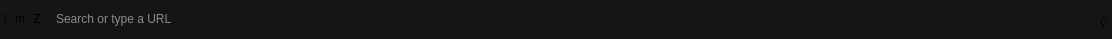
<?xml version="1.0" encoding="UTF-8"?>
<ui version="4.0">
 <class>nav_bar</class>
 <widget class="QWidget" name="nav_bar">
  <property name="geometry">
   <rect>
    <x>0</x>
    <y>0</y>
    <width>1112</width>
    <height>39</height>
   </rect>
  </property>
  <property name="sizePolicy">
   <sizepolicy hsizetype="Preferred" vsizetype="Maximum">
    <horstretch>0</horstretch>
    <verstretch>0</verstretch>
   </sizepolicy>
  </property>
  <property name="autoFillBackground">
   <bool>true</bool>
  </property>
  <property name="styleSheet">
   <string notr="true">QWidget {
	border: 0px;
	background-color: rgb(21, 21, 21);
}
QPushButton {
	background-color: rgba(0, 0, 0, 0);
	color: /nav_bar_accent_color/;
	border: 0px;
	font: 24px &quot;dripicons-v2&quot;;
	margin: 2px;
	padding: 2px;
}
QPushButton:hover {
	background-color: /nav_bar_hover_color/;
	border-radius: 10px;
}
QPushButton:pressed {
	padding-top: 4px;
	padding-left: 4px;
}
QLineEdit {
	background-color: /url_bar_bg_color/;
	border-radius: 13px;
	color: rgb(255, 255, 255);
	padding-left: 8px;
	padding-bottom: 2px;
	margin-top: 3px;
	margin-bottom: 3px;
	margin-left: 1px;
	margin-right: 1px;
	border: 2px solid /nav_bar_accent_color/;
}
QLineEdit:hover {
	background-color: /nav_bar_hover_color/;
}
QLineEdit:focus {
	background-color: /nav_bar_focus_color/;
}</string>
  </property>
  <layout class="QHBoxLayout" name="nav_bar_layout">
   <property name="spacing">
    <number>0</number>
   </property>
   <property name="leftMargin">
    <number>0</number>
   </property>
   <property name="topMargin">
    <number>0</number>
   </property>
   <property name="rightMargin">
    <number>0</number>
   </property>
   <property name="bottomMargin">
    <number>0</number>
   </property>
   <item>
    <widget class="QPushButton" name="back_button">
     <property name="text">
      <string>l</string>
     </property>
     <property name="iconSize">
      <size>
       <width>23</width>
       <height>23</height>
      </size>
     </property>
    </widget>
   </item>
   <item>
    <widget class="QPushButton" name="forward_button">
     <property name="text">
      <string>m</string>
     </property>
     <property name="iconSize">
      <size>
       <width>23</width>
       <height>23</height>
      </size>
     </property>
    </widget>
   </item>
   <item>
    <widget class="QPushButton" name="reload_and_stop_button">
     <property name="text">
      <string>Z</string>
     </property>
     <property name="iconSize">
      <size>
       <width>23</width>
       <height>23</height>
      </size>
     </property>
    </widget>
   </item>
   <item>
    <widget class="QLineEdit" name="url_bar">
     <property name="sizePolicy">
      <sizepolicy hsizetype="Expanding" vsizetype="Preferred">
       <horstretch>0</horstretch>
       <verstretch>0</verstretch>
      </sizepolicy>
     </property>
     <property name="dragEnabled">
      <bool>false</bool>
     </property>
     <property name="placeholderText">
      <string>Search or type a URL</string>
     </property>
     <property name="clearButtonEnabled">
      <bool>false</bool>
     </property>
    </widget>
   </item>
   <item>
    <widget class="QPushButton" name="new_tab_button">
     <property name="sizePolicy">
      <sizepolicy hsizetype="Maximum" vsizetype="Preferred">
       <horstretch>0</horstretch>
       <verstretch>0</verstretch>
      </sizepolicy>
     </property>
     <property name="layoutDirection">
      <enum>Qt::LeftToRight</enum>
     </property>
     <property name="text">
      <string></string>
     </property>
     <property name="iconSize">
      <size>
       <width>18</width>
       <height>18</height>
      </size>
     </property>
    </widget>
   </item>
  </layout>
 </widget>
 <resources/>
 <connections/>
</ui>
